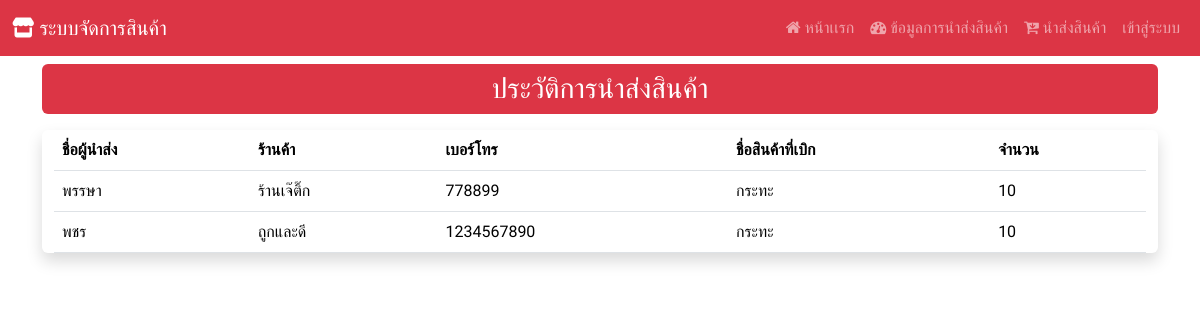
The page /report on the database as committed earlier.
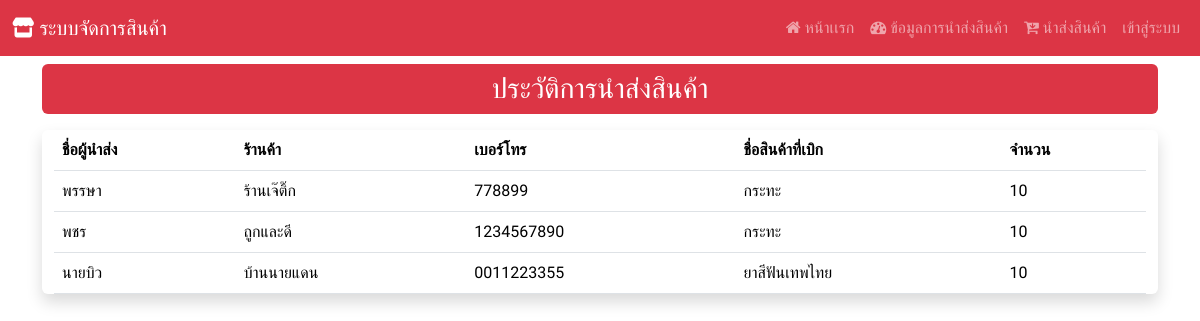
The same page on the database as committed later.
### Hospital_app/models.py (models this page shows, shortened)
class report_buy(models.Model):
    report_id = models.AutoField(primary_key=True)
    username = models.CharField(max_length=255)
    address = models.CharField(max_length=255)
    tal = models.CharField(max_length=255)
    product_name = models.CharField(max_length=255)
    product_qty = models.IntegerField()

### Hospital_app/views.py (the view)
# urls.py: path('report', views.report_a,),
def report_a(request):
    show_report = report_buy.objects.all()
    context  = {"report" : show_report}
    return render(request,'report_a.html',context)

### Hospital_app/templates/report_a.html
{% extends "base.html" %}
{% block content %}
<div class="mt-2 p-2 bg-danger text-center text-white rounded h3">
    ประวัติการนำส่งสินค้า
</div>
<div class="container-fluid my-3 justify-content-center align-items-center shadow rounded">
    <table class="table table-responsive">
        <thead>
            <tr>
                <th>ชื่อผู้นำส่ง</th>
                <th>ร้านค้า</th>
                <th>เบอร์โทร</th>
                <th>ชื่อสินค้าที่เบิก</th>
                <th>จำนวน</th>
            </tr>
        </thead>
        <tbody>
            {% for i in report %}
                <tr>
                    <td>{{ i.username }}</td>
                    <td>{{ i.address }}</td>
                    <td>{{ i.tal }}</td>
                    <td>{{ i.product_name }}</td>
                    <td>{{ i.product_qty }}</td>
                </tr>
            {% endfor %}
        </tbody>
    </table>
</div>
{% endblock %}

Rows that differ between the two databases and show on the page:
added report_buy: username "นายบิว", address "บ้านนายแดน", tal "0011223355", product_name "ยาสีฟันเทพไทย", product_qty "10"
